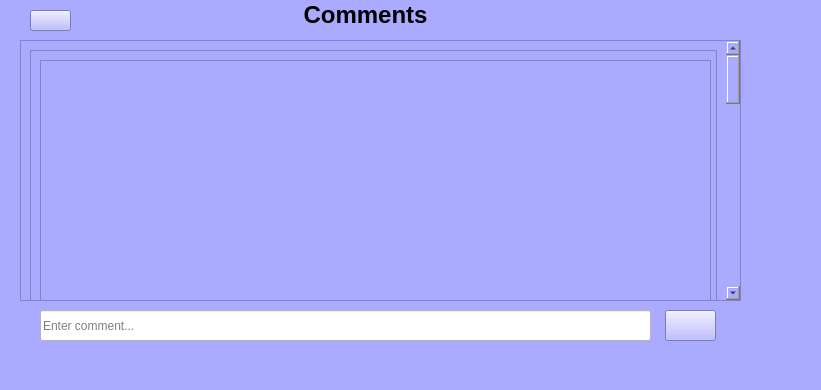
<?xml version="1.0" encoding="UTF-8"?>
<ui version="4.0">
 <class>MainWindow</class>
 <widget class="QMainWindow" name="MainWindow">
  <property name="geometry">
   <rect>
    <x>0</x>
    <y>0</y>
    <width>821</width>
    <height>390</height>
   </rect>
  </property>
  <property name="windowTitle">
   <string>MainWindow</string>
  </property>
  <property name="styleSheet">
   <string notr="true">background-color: rgb(170, 170, 255); color: rgb(0, 0, 0);</string>
  </property>
  <widget class="QWidget" name="centralwidget">
   <widget class="QScrollArea" name="scrollArea">
    <property name="geometry">
     <rect>
      <x>20</x>
      <y>40</y>
      <width>721</width>
      <height>261</height>
     </rect>
    </property>
    <property name="widgetResizable">
     <bool>true</bool>
    </property>
    <widget class="QWidget" name="scrollAreaWidgetContents">
     <property name="geometry">
      <rect>
       <x>0</x>
       <y>0</y>
       <width>706</width>
       <height>1212</height>
      </rect>
     </property>
     <layout class="QHBoxLayout" name="horizontalLayout">
      <item>
       <widget class="QFrame" name="frame">
        <property name="minimumSize">
         <size>
          <width>0</width>
          <height>1200</height>
         </size>
        </property>
        <property name="styleSheet">
         <string notr="true">background-color: rgb(170, 170, 255); color: rgb(0, 0, 0);</string>
        </property>
        <property name="frameShape">
         <enum>QFrame::StyledPanel</enum>
        </property>
        <property name="frameShadow">
         <enum>QFrame::Raised</enum>
        </property>
        <widget class="QListWidget" name="listWidget">
         <property name="geometry">
          <rect>
           <x>10</x>
           <y>10</y>
           <width>671</width>
           <height>1171</height>
          </rect>
         </property>
        </widget>
       </widget>
      </item>
     </layout>
    </widget>
   </widget>
   <widget class="QLabel" name="label">
    <property name="geometry">
     <rect>
      <x>150</x>
      <y>0</y>
      <width>431</width>
      <height>31</height>
     </rect>
    </property>
    <property name="text">
     <string>&lt;html&gt;&lt;head/&gt;&lt;body&gt;&lt;p align=&quot;center&quot;&gt;&lt;span style=&quot; font-size:18pt; font-weight:600; color:#000000;&quot;&gt;Comments&lt;/span&gt;&lt;/p&gt;&lt;/body&gt;&lt;/html&gt;</string>
    </property>
   </widget>
   <widget class="QLineEdit" name="lineEdit">
    <property name="geometry">
     <rect>
      <x>40</x>
      <y>310</y>
      <width>611</width>
      <height>31</height>
     </rect>
    </property>
    <property name="styleSheet">
     <string notr="true">background-color: rgb(255, 255, 255); color: rgb(0, 0, 0);</string>
    </property>
    <property name="placeholderText">
     <string>Enter comment...</string>
    </property>
   </widget>
   <widget class="QPushButton" name="pushButton">
    <property name="geometry">
     <rect>
      <x>665</x>
      <y>310</y>
      <width>51</width>
      <height>31</height>
     </rect>
    </property>
    <property name="text">
     <string/>
    </property>
    <property name="icon">
     <iconset resource="ICONS/resources.qrc">
      <normaloff>:/feather/feather/send.svg</normaloff>:/feather/feather/send.svg</iconset>
    </property>
    <property name="iconSize">
     <size>
      <width>20</width>
      <height>20</height>
     </size>
    </property>
   </widget>
   <widget class="QPushButton" name="pushButton_2">
    <property name="geometry">
     <rect>
      <x>30</x>
      <y>10</y>
      <width>41</width>
      <height>21</height>
     </rect>
    </property>
    <property name="text">
     <string/>
    </property>
    <property name="icon">
     <iconset resource="ICONS/resources.qrc">
      <normaloff>:/feather/feather/arrow-left.svg</normaloff>:/feather/feather/arrow-left.svg</iconset>
    </property>
    <property name="iconSize">
     <size>
      <width>20</width>
      <height>20</height>
     </size>
    </property>
   </widget>
  </widget>
  <widget class="QStatusBar" name="statusbar"/>
 </widget>
 <resources>
  <include location="ICONS/resources.qrc"/>
 </resources>
 <connections/>
</ui>
